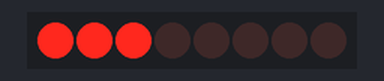
Bench run of a sketch on a simulated Arduino Uno, built with avr-gcc and run on an emulated ATmega328P. Shown: 8 shift-register outputs drawn as a row of LEDs (first output left, lit = HIGH). Wiring (inferred from the names in the program): shift register (74HC595): data pin 16; shift clock pin 10; latch pin 14. Wiring (inferred from the signals the program sends): row of LEDs: on Q0, Q1, Q2, Q3, Q4, Q5, Q6, Q7.

Above: at 0.2 s.
At 0.7 s:
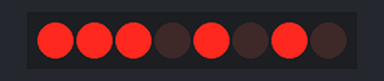
At 2.7 s:
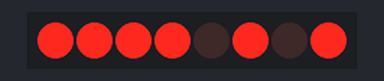
Timing chart, 0 to 3.5 s (numbered marks = the images above):
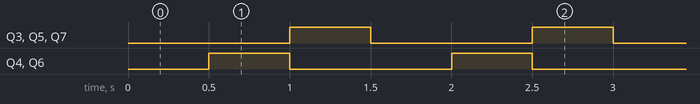

Measured:
- by itself, Q3–7: alternates HIGH for 0.50 s and LOW for 1.0 s
- by itself, everything shown: repeats every 1.5 s, in 3 steps

The sketch:

Serial_luces_HC595.ino
```cpp
//
//Pin connected to ST_CP of 74HC595
int pinSERIE_LCH = 14; //9;
//Pin connected to SH_CP of 74HC595
int pinSERIE_CLK = 10; //12;
////Pin connected to DS of 74HC595
int pinSERIE_DAT = 16; //11;

void setup() {
  //
  pinMode(pinSERIE_LCH, OUTPUT);
  pinMode(pinSERIE_CLK, OUTPUT);
  pinMode(pinSERIE_DAT, OUTPUT);
  // initialize serial communication at 9600 bits per second:
  Serial.begin(9600);
}

void loop() {
  /*
  // AZUL
  shiftDato(B00100000);
  delay(300);
  // BLANCO
  shiftDato(B00000000);
  delay(150);
  // AZUL
  shiftDato(B00100000);
  delay(300);
  // ROJO
  shiftDato(B00001000);
  delay(500);
  */
  // LEDS
  shiftDato(B00011111); // VACIO - VACIO - VACIO - BLANCO - AZUL - ROJO - AMARILLO1 - AMARILLO2
  delay(500);
  shiftDato(B00010101); // VACIO - VACIO - VACIO - BLANCO - AZUL - ROJO - AMARILLO1 - AMARILLO2
  delay(500);
  shiftDato(B00001010); // VACIO - VACIO - VACIO - BLANCO - AZUL - ROJO - AMARILLO1 - AMARILLO2
  delay(500);

}
void shiftDato(int pNum) {
  //take the latch pin low so the LEDs will light down:
  digitalWrite(pinSERIE_LCH, LOW);
  // shift out the bits:
  shiftOut(pinSERIE_DAT, pinSERIE_CLK, LSBFIRST, pNum);
  //take the latch pin high so the LEDs will light up:
  digitalWrite(pinSERIE_LCH, HIGH);
}
```
